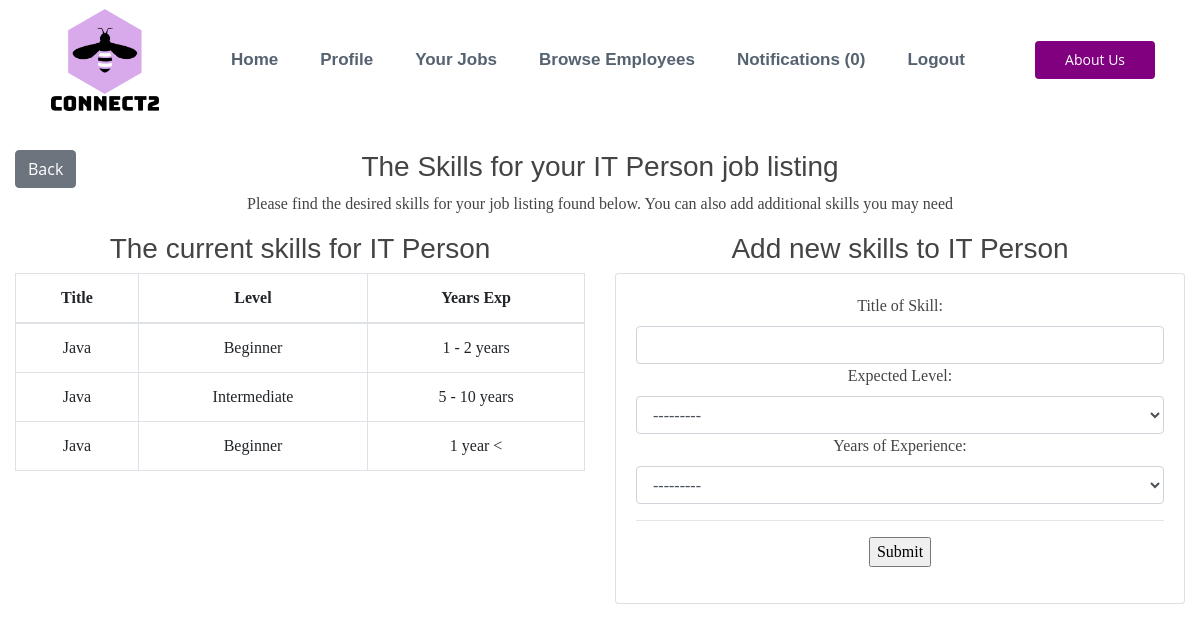
Screenshot of /1/createjobskill/ (signed in) with the database file from the repository.
### account/models.py (models this page shows, shortened)
class Job(models.Model):
    STATUS = (
        ('Open', 'Open'),
        ('Closed', 'Closed'),
        ('Interview', 'Interview'),
    )
    CONTRACT = (
        ('Full Time', 'Full Time'),
        ('Part Time', 'Part Time'),
    )
    WORK = (
        ('Office', 'Office'),
        ('Remote', 'Remote'),
    )
    LENGTH = (
        ('Permanent', 'Permanent'),
        ('Temporary', 'Temporary'),
    )
    employer = models.ForeignKey(
        Employer, null=True, on_delete=models.CASCADE)
    date_created = models.DateTimeField(auto_now_add=True, null=True)
    status = models.CharField(max_length=200, null=True, choices=STATUS)
    title = models.CharField(max_length=200)
    description_role = models.TextField(max_length=2000, null=True, blank=True)
    description_personality = models.TextField(
        max_length=200000, null=True, blank=True)
    contract = models.CharField(max_length=200, null=True, choices=CONTRACT)
    office_type = models.CharField(max_length=200, null=True, choices=WORK)
    length = models.CharField(max_length=200, null=True, choices=LENGTH)
    ideal_person = models.CharField(max_length=200, null=True)
    location = models.CharField(max_length=200, null=True)
    num_hires = models.IntegerField(null=True)
    enviornment = models.TextField(
        max_length=2000, null=True, blank=True)
    created = models.DateTimeField(auto_now_add=True)
    job_round = models.IntegerField(null=True, default=1)
    no_applicants = models.IntegerField(default=0, null=True)

class JobSkill(models.Model):
    skill_level = (
        ('Beginner', 'Beginner'),
        ('Intermediate', 'Intermediate'),
        ('Advanced', 'Advanced'),
    )
    years_of = (
        ('1 year <', '1 year <'),
        ('1 - 2 years', '1 - 2 years'),
        ('2 - 5 years', '2 - 5 years'),
        ('5 - 10 years', '5 - 10 years'),
        ('10+ years', '10+ years'),
    )
    job = models.ForeignKey(
        Job, on_delete=models.CASCADE, null=True)
    title = models.CharField(max_length=200, blank=True)
    level = models.CharField(max_length=200, blank=False, choices=skill_level)
    years_of = models.CharField(max_length=200, blank=True, choices=years_of)
    description = models.TextField(max_length=400, blank=True)

### employer/views.py (the view, shortened to what this page needs)
# urls.py: path('<int:pk>/createjobskill/', createJobSkill, name='createJobSkill'),
def createJobSkill(request, pk):
    form = JobSkillForm()
    employer = Employer.objects.get(user=request.user)
    job = Job.objects.get(pk=pk)
    skill = JobSkill.objects.filter(job=job)
    skills = job.jobskill_set.all()
    context = {'employer': employer, 'job': job,
               'skill': skill, 'skills': skills, 'form': form}
    context = {'employer': employer, 'job': job,
               'skill': skill, 'skills': skills, 'form': form}
    return render(request, 'employer/job_skill.html', context)

### employer/forms.py
class JobSkillForm(ModelForm):
    class Meta:
        model = JobSkill
        fields = ('title',  'level',
                  'years_of',)
        labels = {
            "title": "Title of Skill",
            "level": "Expected Level",
            "years_of": "Years of Experience",
        }
        widgets = {
            'title': forms.TextInput(attrs={'class': 'form-control'}),
            'level': forms.Select(attrs={'class': 'form-control'}),
            'years_of': forms.Select(attrs={'class': 'form-control'}),
        }

### notifications/context_processors.py (called while the page is built)
def notifications(request):
    if request.user.is_authenticated:
        return {'notifications': request.user.notifications.filter(is_read=False)}
    else:
        return {'notifications': []}

### employer/templates/employer/job_skill.html (shortened to what this page needs)
{% extends 'employer/core.html' %}
{% load static %}
{% block content %}
<div class="container-fluid">
    <div class="row">
        <div class="col-md-12">
            <div class="row">
                <div class="col-md-1">
                    <a class="btn  btn-secondary" href="{% url 'jobviewer' pk=job.pk %}">Back</a>
                </div>
                <div class="col-md-10">
                    <h3 class="text-center">
                        The Skills for your {{job.title}} job listing
                    </h3>
                    <p class="text-center">
                        Please find the desired skills for your job listing found below. You can also add additional
                        skills you may need
                    </p>
                </div>
            </div>
            <div class="row">
                <div class="col-md-6" id="centerit">
                    <h3>
                        The current skills for {{job.title}}
                    </h3>
                    <table class="table table-bordered">
                        <thead>
                            <tr>
                                <th>
                                    Title
                                </th>
                                <th>
                                    Level
                                </th>
                                <th>
                                    Years Exp
                                </th>
                            </tr>
                        </thead>
                        <tbody>
                            {% for skill in skills %}
                            <tr>
                                <td>
                                    {{skill.title}}
                                </td>
                                <td>
                                    {{skill.level}}
                                </td>
                                <td>
                                    {{skill.years_of}}
                                </td>
                                {% endfor %}
                            </tr>
                        </tbody>
                    </table>
                </div>
                <div class="col-md-6" id="centerit">
                    <h3>
                        Add new skills to {{job.title}}
                    </h3>
                    <div class="card card-body">
                        <div class="form-group">
                            <form action="" method="POST">
                                {{form}}
                                <hr>
                                <input type="submit" name="Submit">
                            </form>
                        </div>
                    </div>
                </div>
            </div>
        </div>
    </div>
</div>
{% endblock %}

### static/core.css (style rules this page uses)
.form-group { text-align: center; }
table { counter-reset: tableCount; font-family: Georgia; }
p { font-family: Georgia; }
.card { font-family: Georgia; }
body { font-family: "Open Sans", sans-serif; color: #444444; }
a { color: #d9232d; }
h1, h2, h3, h4, h5, h6 { font-family: "Raleway", sans-serif; }
#centerit { text-align: center; }

### rows the page displays
Job: title "IT Person"
JobSkill: title "Java", level "Beginner", years_of "1 - 2 years"
JobSkill: title "Java", level "Intermediate", years_of "5 - 10 years"
JobSkill: title "Java", level "Beginner", years_of "1 year <"

### other values shown
{{ notifications.count }} "0"
